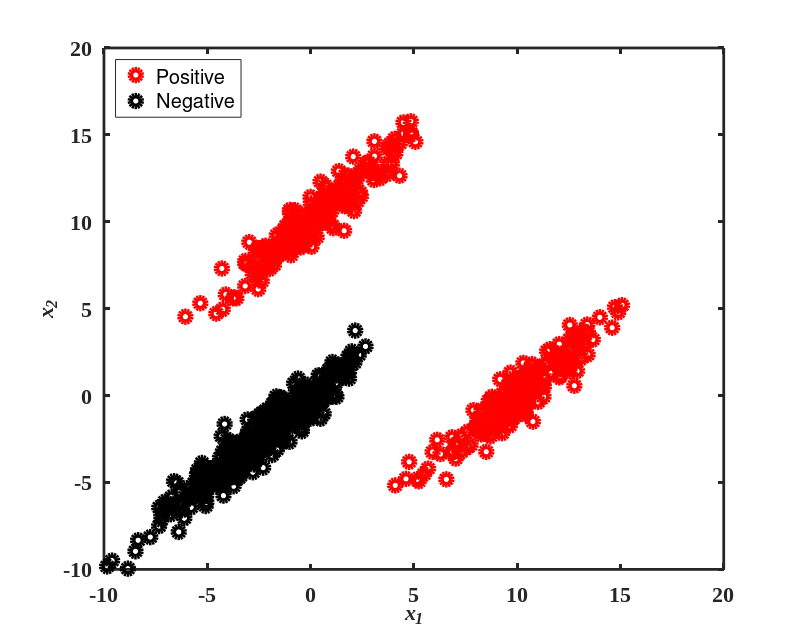

Here is the MATLAB script that generated this plot: (Note: this script raises an error after producing the figure.)

linewidth = 4;
fontsize = 16;
markersize = 8;

% generate two classes from two Gaussian function
nSmp = 200;
nFea  =  2;
delta1 =10;
delta2 = 0.25;
mu1 = [5*sqrt(2) 5*sqrt(2)];
mu2 = [-2.5*sqrt(2) 0];
mu3 = [5*sqrt(2) -5*sqrt(2)];
sigma1 = diag([delta1 delta2]);

% Rotation Matrix
theta = pi/4;
R = [cos(theta) sin(theta); -sin(theta) cos(theta)];

gnd_inst =[];
inst_data = [];
inst_data = [mvnrnd(mu1,sigma1,nSmp); mvnrnd(mu2,sigma1,2*nSmp); mvnrnd(mu3,sigma1,nSmp)]*R;
gnd_inst =  [ones(nSmp,1);-ones(2*nSmp,1);ones(nSmp,1)];

% inst_data = NormalizeFea(inst_data);

width= 800;
height = 640; 
figure1 = figure;
axes1 = axes('Parent',figure1,'LineWidth',2,...
    'GridLineStyle','--',...
    'FontWeight','bold',...
    'FontSize',fontsize,...
    'FontName','Times New Roman');
box(axes1,'on');
hold(axes1,'all');
% Create plot
plot(inst_data(find(gnd_inst==1),1),inst_data(find(gnd_inst==1),2),...
    'MarkerSize',markersize,'Marker','o','LineWidth',linewidth,'LineStyle','none',...
    'Color',[1 0 0]);
% Create plot
plot(inst_data(find(gnd_inst==-1),1),inst_data(find(gnd_inst==-1),2),...
    'MarkerSize',markersize,'Marker','o','LineWidth',linewidth,'LineStyle','none',...
    'Color',[0 0 0]);
legend('Positive', 'Negative','Location','NorthWest');
% legend('Positive Instances', 'Negative Instances','Location','NorthWest');
% Create xlabel
xlabel('x_1','FontWeight','bold','FontSize',fontsize,'FontName','Times New Roman',...
    'FontAngle','italic');
% Create ylabel
ylabel('x_2','FontWeight','bold','FontSize',fontsize,'FontName','Times New Roman',...
    'FontAngle','italic');
set(gcf, 'Position', [200 100 width height]);
set(gcf, 'PaperPositionMode', 'auto')

fea = inst_data;
gnd = gnd_inst;
Ratio = 0.8;
[train_index, test_index] = splitdata_random(gnd, Ratio);

ttrain_data = fea(train_index,:);
ttrain_label = gnd(train_index);
ttest_data = fea(test_index,:);
ttest_label = gnd(test_index);

Num_Kfolds = 5;
cv_index= crossvalind('Kfold',ttrain_label,Num_Kfolds);
% t_set = [0.0000001 0.000001 0.00001 0.0001 0.001 0.01 0.1 1];
t_set = [0.1 1];
for parat = 1:length(t_set)
    for fold_id=1:Num_Kfolds
        % The remaning folds as the training dataset
        test_index_cv = find(cv_index ==fold_id);
        train_index_cv = find(cv_index ~=fold_id);
        
        ttrain_data_cv = ttrain_data(train_index_cv,:);
        ttrain_label_cv = ttrain_label(train_index_cv);
        ttest_data_cv = ttrain_data(test_index_cv,:);
        ttest_label_cv = ttrain_label(test_index_cv);
        
        options = [];
        options.IterMax = 20;
        options.t =t_set(parat);
        d =max(gnd);
        % [W_llda, S, obj] = NLocalLDA(ttrain_data_cv, ttrain_label_cv, d, options);
        expa = exp(1);
        [W_llda, S, obj] = NLocalLDA_log(ttrain_data_cv, ttrain_label_cv, d, options,expa);
        
        
        % LDA
        options_lda = [];
        options_lda.Fisherface = 1;
        [W_lda, eigvalue] = LDA(ttrain_label_cv,options_lda,ttrain_data_cv);
        
        figure2 = figure(2);
        axes2 = axes('Parent',figure2,'LineWidth',2,...
            'GridLineStyle','--',...
            'FontWeight','bold',...
            'FontSize',fontsize,...
            'FontName','Times New Roman');
        box(axes2,'on');
        hold(axes2,'all');
        % Create plot
        plot(inst_data(find(gnd_inst==1),1),inst_data(find(gnd_inst==1),2),...
            'MarkerSize',markersize,'Marker','o','LineWidth',linewidth,'LineStyle','none',...
            'Color',[1 0 0]);
        % Create plot
        plot(inst_data(find(gnd_inst==-1),1),inst_data(find(gnd_inst==-1),2),...
            'MarkerSize',markersize,'Marker','o','LineWidth',linewidth,'LineStyle','none',...
            'Color',[0 0 0]);
        data_mu = mean(inst_data);
        c_lda = W_lda(2,1)*data_mu(1,1)-W_lda(1,1)*data_mu(1,2);
        c_llda = W_llda(2,1)*data_mu(1,1)-W_llda(1,1)*data_mu(1,2);
        xmin = min(inst_data(:,1));
        xmax = max(inst_data(:,1));
        ymin = min(inst_data(:,2));
        ymax = max(inst_data(:,2));
        
        toy_x = [xmin:0.01: xmax];
        primal_y_lda = (W_lda(2,1)*toy_x+c_lda)./W_lda(1,1);
        primal_y_llda = (W_llda(2,1)*toy_x+c_llda)./W_llda(1,1);
        
        plot(toy_x,primal_y_llda,'-b','LineWidth',linewidth);
        plot(toy_x,primal_y_lda,'--g','LineWidth',linewidth);
        legend('Positive','Negative', 'ADA','LDA','Location','NorthWest');
        set(gcf, 'Position', [200 200 width height]);
        set(gcf, 'PaperPositionMode', 'auto')
    end
    fprintf('One experiment is finished.\n');
end


